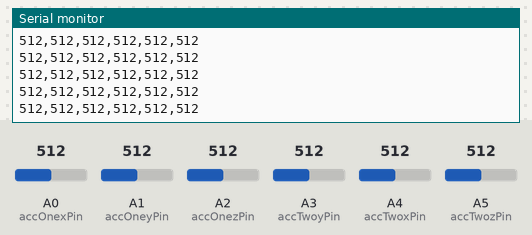
This sketch was run on a simulated Arduino Uno, built with avr-gcc and run on an emulated ATmega328P. Parts: the last lines printed to the serial monitor. Inputs (shaded band) come from the test bench; at power-on: A0 (accOnexPin) = 512, A2 (accOnezPin) = 512, A1 (accOneyPin) = 512, A3 (accTwoyPin) = 512, A4 (accTwoxPin) = 512, A5 (accTwozPin) = 512.

Above: at 1.2 s.
1.3 s: A0 (accOnexPin) set to 104
At 2.0 s:
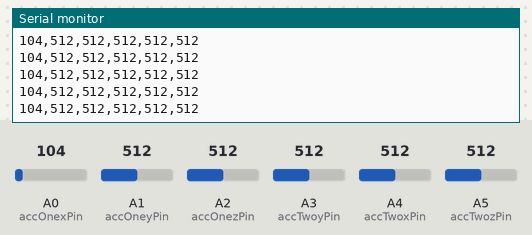
4.3 s: A0 (accOnexPin) set to 93
At 5.3 s:
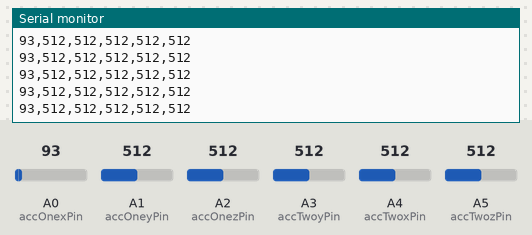
13.3 s: A2 (accOnezPin) set to 110
At 13.9 s:
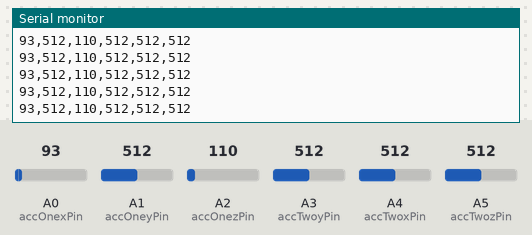
14.8 s: A2 (accOnezPin) set to 89
At 15.4 s:
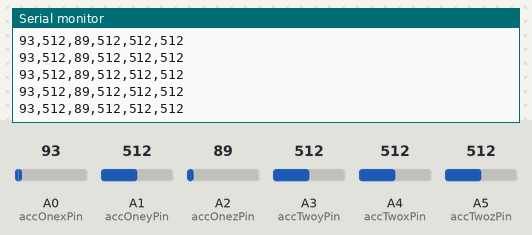
Timing chart, 0 to 17.3 s (numbered marks = the images above; inputs shaded):
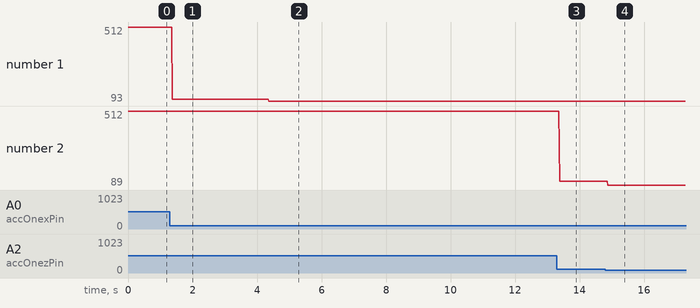

The sketch:

sendTwoAccelarometerDataOldstyle.ino
```cpp
int accOnexPin = 0;
int accOneyPin = 1;
int accOnezPin = 2;
int accTwoxPin = 4;
int accTwoyPin = 3;
int accTwozPin = 5;

int valOnex = 0;
int valOney = 0;
int valOnez = 0;
int valTwox = 0;
int valTwoy = 0;
int valTwoz = 0;

void setup () {
  Serial.begin(9600);
}

void loop() {
  valOnex =analogRead(accOnexPin);
  valOney =analogRead(accOneyPin);
  valOnez = analogRead(accOnezPin);
  valTwox =analogRead(accTwoxPin);
  valTwoy =analogRead(accTwoyPin);
  valTwoz = analogRead(accTwozPin);
//
// String valOnexstring = String(valOnex,DEC);
// String valOneystring = String(valOney,DEC);
// String valOnezstring = String(valOnez,DEC);
// String valTwoxstring = String(valTwox,DEC);
// String valTwoystring = String(valTwoy,DEC);
// String valTwozstring = String(valTwoz,DEC);


Serial.print(valOnex, DEC);
Serial.print(",");
Serial.print(valOney, DEC);
Serial.print(",");
Serial.print(valOnez, DEC);
Serial.print(",");
Serial.print(valTwox, DEC);
Serial.print(",");
Serial.print(valTwoy, DEC);
Serial.print(",");
Serial.println(valTwoz, DEC);

//  // Finish by adding the sum as a crude "checksum"
//Serial.print(",");
//Serial.print(checksum, DEC);
//Serial.println(">");
 //Serial.println("<" + sensorLabelOne + "," + valOnexstring + "," + valOneystring + "," + valOnezstring + "," + checksumOne + ">",DEC);
 //Serial.println("<" + sensorLabelTwo + "," + valTwoxstring + "," + valTwoystring + "," + valTwozstring + "," + checksumTwo + ">",DEC);
// Serial.println(valx,DEC)
// print(",")
//  Serial.print(valy,DEC)
//  print(",")
//   Serial.print(valz,DEC)
// + "," + valy + "," + valz, DEC);
  //Serial.println(valz, DEC);
  delay(10);
}
```

Measured:
- after the input at 1.3 s, the serial monitor: prints a new line after 0.08 s (image 1)
- after the input at 4.3 s, the serial monitor: prints a new line after 0.07 s (image 2)
- after the input at 13.3 s, the serial monitor: prints a new line after 0.08 s (image 3)
- after the input at 14.8 s, the serial monitor: prints a new line after 0.08 s (image 4)
- plotted number 1: 512 → 104 after the input at 1.3 s, 104 → 93 after the input at 4.3 s
- plotted number 2: 512 → 110 after the input at 13.3 s, 110 → 89 after the input at 14.8 s
